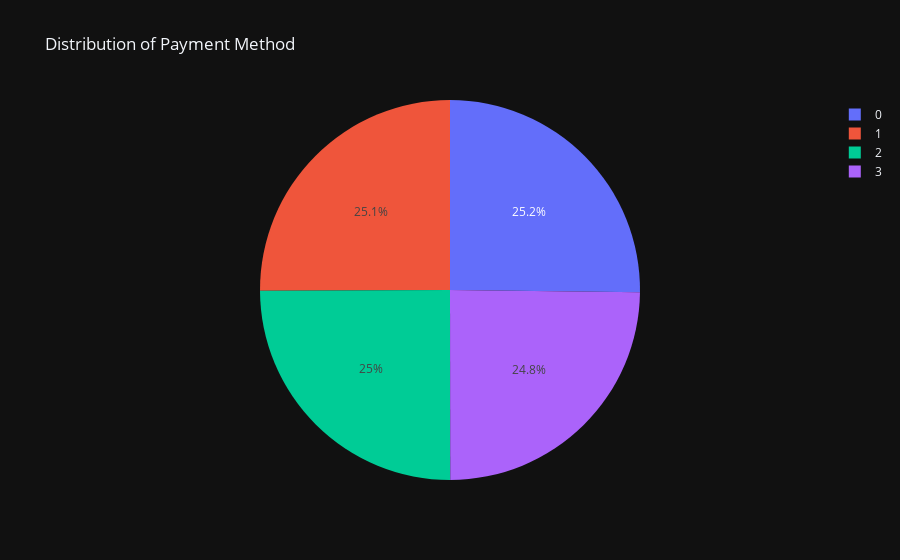

The notebook cell saved with this chart:
### Code cell
import seaborn as sns
import matplotlib.pyplot as plt
import plotly.express as px

# Set dark theme for seaborn
sns.set_theme(style="darkgrid", palette="coolwarm")

# Example: Distribution of Target Variable
plt.figure(figsize=(10, 6))
sns.countplot(x='Is Fraudulent', data=df, hue='Is Fraudulent', dodge=False)
plt.title('Distribution of Target Variable')
plt.show()

# Set dark theme for seaborn
sns.set_theme(style="darkgrid")

# Example: Correlation Heatmap
plt.figure(figsize=(14, 10))
correlation_matrix = df.corr()
sns.heatmap(correlation_matrix, annot=True, fmt=".2f", cmap='coolwarm', center=0, linewidths=.5, linecolor='black', cbar_kws={'shrink': .8})
plt.title('Correlation Heatmap')
plt.show()

# Example: Payment Method Pie Chart using Plotly
payment_method_counts = df['Payment Method'].value_counts()
fig = px.pie(payment_method_counts, values=payment_method_counts.values, names=payment_method_counts.index, title='Distribution of Payment Method')
fig.update_layout(template='plotly_dark')
fig.show()

### Figure 1 — Plotly figure (JSON) as saved in the notebook; plotly's stock layout.template omitted (floating-point values rounded to 4 significant figures)
{"data": [{"domain": {"x": [0, 1], "y": [0, 1]}, "hovertemplate": "Payment Method=%{label}<br>value=%{value}<extra></extra>", "labels": [0, 1, 2, 3], "legendgroup": "", "name": "", "showlegend": true, "type": "pie", "values": [5952, 5923, 5899, 5860]}], "layout": {"autosize": true, "legend": {"tracegroupgap": 0}, "title": {"text": "Distribution of Payment Method"}}}
